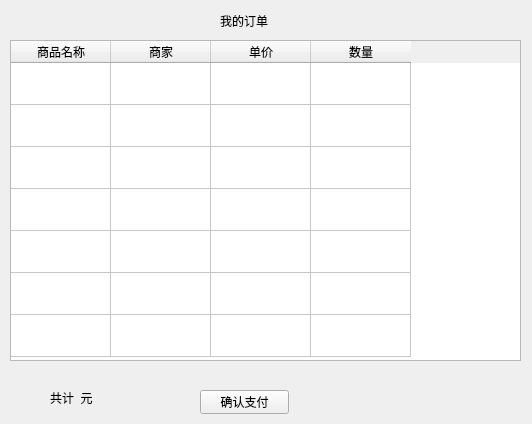
<?xml version="1.0" encoding="UTF-8"?>
<ui version="4.0">
 <class>orderWindow</class>
 <widget class="QWidget" name="orderWindow">
  <property name="geometry">
   <rect>
    <x>0</x>
    <y>0</y>
    <width>532</width>
    <height>424</height>
   </rect>
  </property>
  <property name="windowTitle">
   <string>Form</string>
  </property>
  <widget class="QTableWidget" name="orderTable">
   <property name="geometry">
    <rect>
     <x>10</x>
     <y>40</y>
     <width>511</width>
     <height>321</height>
    </rect>
   </property>
   <attribute name="verticalHeaderVisible">
    <bool>false</bool>
   </attribute>
   <attribute name="verticalHeaderDefaultSectionSize">
    <number>42</number>
   </attribute>
   <row>
    <property name="text">
     <string>新建行</string>
    </property>
   </row>
   <row>
    <property name="text">
     <string>新建行</string>
    </property>
   </row>
   <row>
    <property name="text">
     <string>新建行</string>
    </property>
   </row>
   <row>
    <property name="text">
     <string>新建行</string>
    </property>
   </row>
   <row>
    <property name="text">
     <string>新建行</string>
    </property>
   </row>
   <row>
    <property name="text">
     <string>新建行</string>
    </property>
   </row>
   <row>
    <property name="text">
     <string>新建行</string>
    </property>
   </row>
   <column>
    <property name="text">
     <string>商品名称</string>
    </property>
   </column>
   <column>
    <property name="text">
     <string>商家</string>
    </property>
   </column>
   <column>
    <property name="text">
     <string>单价</string>
    </property>
   </column>
   <column>
    <property name="text">
     <string>数量</string>
    </property>
   </column>
   <item row="0" column="0">
    <property name="text">
     <string>   </string>
    </property>
   </item>
   <item row="0" column="1">
    <property name="text">
     <string>    </string>
    </property>
   </item>
   <item row="0" column="2">
    <property name="text">
     <string>    </string>
    </property>
   </item>
   <item row="0" column="3">
    <property name="text">
     <string>     </string>
    </property>
   </item>
   <item row="1" column="0">
    <property name="text">
     <string>    </string>
    </property>
   </item>
   <item row="1" column="1">
    <property name="text">
     <string>   </string>
    </property>
   </item>
   <item row="1" column="2">
    <property name="text">
     <string>   </string>
    </property>
   </item>
   <item row="1" column="3">
    <property name="text">
     <string>    </string>
    </property>
   </item>
   <item row="2" column="0">
    <property name="text">
     <string>    </string>
    </property>
   </item>
   <item row="2" column="1">
    <property name="text">
     <string>    </string>
    </property>
   </item>
   <item row="2" column="2">
    <property name="text">
     <string>    </string>
    </property>
   </item>
   <item row="2" column="3">
    <property name="text">
     <string>    </string>
    </property>
   </item>
   <item row="3" column="0">
    <property name="text">
     <string>   </string>
    </property>
   </item>
   <item row="3" column="1">
    <property name="text">
     <string>   </string>
    </property>
   </item>
   <item row="3" column="2">
    <property name="text">
     <string>   </string>
    </property>
   </item>
   <item row="3" column="3">
    <property name="text">
     <string>    </string>
    </property>
   </item>
   <item row="4" column="0">
    <property name="text">
     <string>    </string>
    </property>
   </item>
   <item row="4" column="1">
    <property name="text">
     <string>    </string>
    </property>
   </item>
   <item row="4" column="2">
    <property name="text">
     <string>    </string>
    </property>
   </item>
   <item row="4" column="3">
    <property name="text">
     <string>      </string>
    </property>
   </item>
   <item row="5" column="0">
    <property name="text">
     <string>    </string>
    </property>
   </item>
   <item row="5" column="1">
    <property name="text">
     <string>    </string>
    </property>
   </item>
   <item row="5" column="2">
    <property name="text">
     <string>    </string>
    </property>
   </item>
   <item row="5" column="3">
    <property name="text">
     <string>     </string>
    </property>
   </item>
   <item row="6" column="0">
    <property name="text">
     <string>    </string>
    </property>
   </item>
   <item row="6" column="1">
    <property name="text">
     <string>   </string>
    </property>
   </item>
   <item row="6" column="2">
    <property name="text">
     <string>      </string>
    </property>
   </item>
   <item row="6" column="3">
    <property name="text">
     <string>     </string>
    </property>
   </item>
  </widget>
  <widget class="QLabel" name="label">
   <property name="geometry">
    <rect>
     <x>220</x>
     <y>5</y>
     <width>91</width>
     <height>31</height>
    </rect>
   </property>
   <property name="text">
    <string>我的订单</string>
   </property>
  </widget>
  <widget class="QLabel" name="priceSum">
   <property name="geometry">
    <rect>
     <x>50</x>
     <y>390</y>
     <width>71</width>
     <height>16</height>
    </rect>
   </property>
   <property name="text">
    <string>共计  元</string>
   </property>
  </widget>
  <widget class="QPushButton" name="pay">
   <property name="geometry">
    <rect>
     <x>200</x>
     <y>390</y>
     <width>89</width>
     <height>24</height>
    </rect>
   </property>
   <property name="text">
    <string>确认支付</string>
   </property>
  </widget>
 </widget>
 <resources/>
 <connections/>
</ui>
